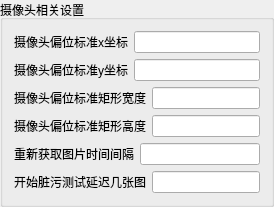
        <widget class="QGroupBox" name="groupBox_camera_position">
         <property name="title">
          <string>摄像头相关设置</string>
         </property>
         <layout class="QVBoxLayout" name="verticalLayout_camera_position">
          <item>
           <layout class="QHBoxLayout" name="horizontalLayout_camera_x">
            <item>
             <widget class="QLabel" name="label_camera_x">
              <property name="text">
               <string>摄像头偏位标准x坐标</string>
              </property>
             </widget>
            </item>
            <item>
             <widget class="QLineEdit" name="lineEdit_camera_x"/>
            </item>
           </layout>
          </item>
          <item>
           <layout class="QHBoxLayout" name="horizontalLayout_camera_y">
            <item>
             <widget class="QLabel" name="label_camera_y">
              <property name="text">
               <string>摄像头偏位标准y坐标</string>
              </property>
             </widget>
            </item>
            <item>
             <widget class="QLineEdit" name="lineEdit_camera_y"/>
            </item>
           </layout>
          </item>
          <item>
           <layout class="QHBoxLayout" name="horizontalLayout_camera_width">
            <item>
             <widget class="QLabel" name="label_camera_width">
              <property name="text">
               <string>摄像头偏位标准矩形宽度</string>
              </property>
             </widget>
            </item>
            <item>
             <widget class="QLineEdit" name="lineEdit_camera_width"/>
            </item>
           </layout>
          </item>
          <item>
           <layout class="QHBoxLayout" name="horizontalLayout_camera_height">
            <item>
             <widget class="QLabel" name="label_camera_height">
              <property name="text">
               <string>摄像头偏位标准矩形高度</string>
              </property>
             </widget>
            </item>
            <item>
             <widget class="QLineEdit" name="lineEdit_camera_height"/>
            </item>
           </layout>
          </item>
          <item>
           <layout class="QHBoxLayout" name="horizontalLayout_image_interval">
            <item>
             <widget class="QLabel" name="label_image_interval">
              <property name="text">
               <string>重新获取图片时间间隔</string>
              </property>
             </widget>
            </item>
            <item>
             <widget class="QLineEdit" name="lineEdit_image_interval"/>
            </item>
           </layout>
          </item>
          <item>
           <layout class="QHBoxLayout" name="horizontalLayout_12">
            <item>
             <widget class="QLabel" name="start_dirty_time">
              <property name="text">
               <string>开始脏污测试延迟几张图</string>
              </property>
             </widget>
            </item>
            <item>
             <widget class="QLineEdit" name="lineEdit_start_dirty_time"/>
            </item>
           </layout>
          </item>
         </layout>
        </widget>
